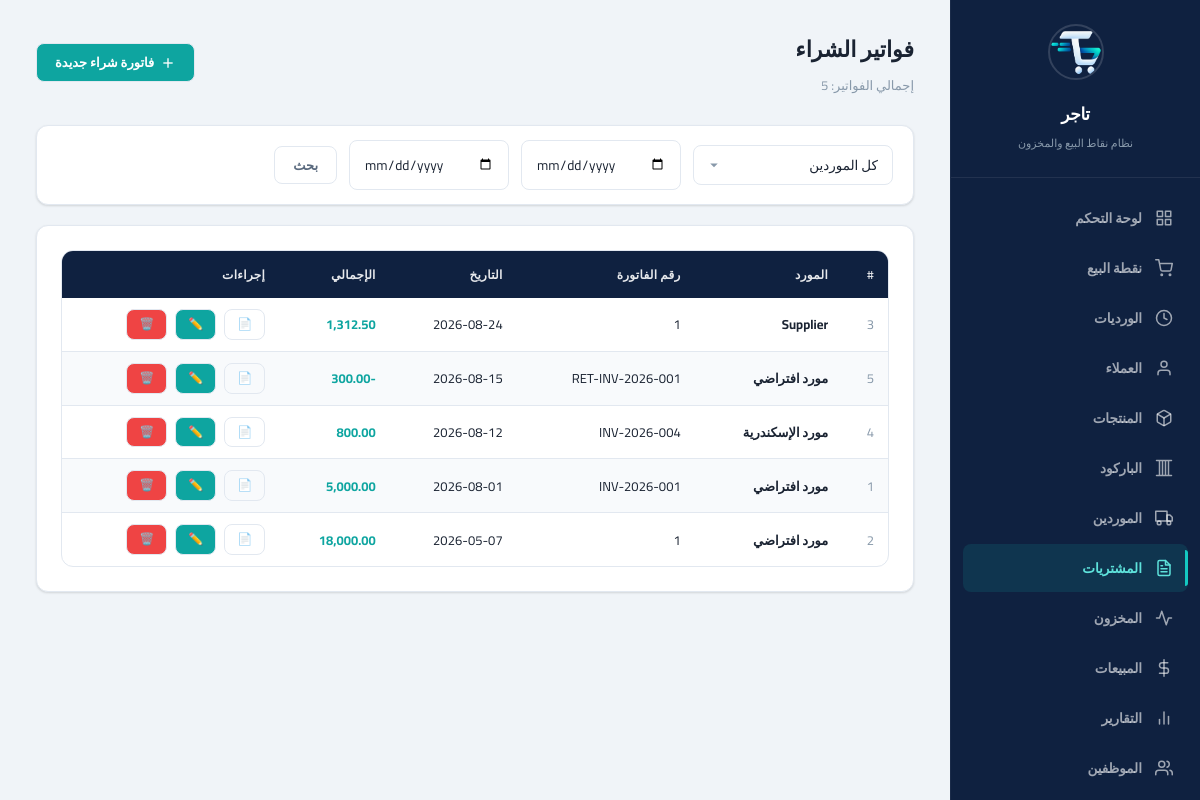
The page /?page=purchases (signed in) on the database its author committed.
### tables this page shows
CREATE TABLE purchase_invoices (
    id INTEGER PRIMARY KEY AUTOINCREMENT,
    supplier_id INTEGER NOT NULL,
    invoice_number TEXT DEFAULT NULL,
    date TEXT NOT NULL DEFAULT (date('now', 'localtime')),
    total REAL NOT NULL DEFAULT 0,
    notes TEXT DEFAULT NULL,
    created_at TEXT NOT NULL DEFAULT (datetime('now', 'localtime')), discount REAL NOT NULL DEFAULT 0, type TEXT DEFAULT 'purchase', status TEXT DEFAULT 'completed', parent_invoice_id INTEGER DEFAULT NULL,
    FOREIGN KEY (supplier_id) REFERENCES suppliers(id) ON DELETE RESTRICT
);

CREATE TABLE suppliers (
    id INTEGER PRIMARY KEY AUTOINCREMENT,
    name TEXT NOT NULL,
    phone TEXT DEFAULT NULL,
    address TEXT DEFAULT NULL,
    notes TEXT DEFAULT NULL,
    is_active INTEGER NOT NULL DEFAULT 1,
    created_at TEXT NOT NULL DEFAULT (datetime('now', 'localtime')),
    updated_at TEXT NOT NULL DEFAULT (datetime('now', 'localtime'))
);

### www/app/controllers/PurchaseController.php (called while the page is built, shortened)
<?php
class PurchaseController {
    private $purchaseService;
    public function __construct() {
        $this->purchaseService = new PurchaseService();
    }
    public function index() {
        $supplierId = $_GET['supplier_id'] ?? '';
        $dateFrom = $_GET['date_from'] ?? '';
        $dateTo = $_GET['date_to'] ?? '';
        $invoices = $this->purchaseService->getAll($supplierId, $dateFrom, $dateTo);
        include APP_PATH . '/views/layout/header.php';
        include APP_PATH . '/views/purchases/index.php';
        include APP_PATH . '/views/layout/footer.php';
    }
}

### www/app/config/database.php (called while the page is built, shortened)
<?php
class Database {
    private static $instance = null;
    private $pdo;
    private function __construct() {
        $this->dbPath = __DIR__ . '/../../data/pos_system.db';
        try {
            $this->pdo = new PDO('sqlite:' . $this->dbPath);
            $this->pdo->setAttribute(PDO::ATTR_ERRMODE, PDO::ERRMODE_EXCEPTION);
            $this->pdo->setAttribute(PDO::ATTR_DEFAULT_FETCH_MODE, PDO::FETCH_ASSOC);
            $this->pdo->exec('PRAGMA journal_mode = WAL');
            $this->pdo->exec('PRAGMA foreign_keys = ON');
            $this->pdo->exec('PRAGMA busy_timeout = 5000');
            $this->pdo->exec('PRAGMA synchronous = NORMAL');
            $this->pdo->exec('PRAGMA cache_size = -8000');
            $this->pdo->exec('PRAGMA temp_store = MEMORY');
        } catch (PDOException $e) {
            die('Database connection failed: ' . $e->getMessage());
        }
    }
    public static function getInstance() {
        if (self::$instance === null) {
            self::$instance = new self();
        }
        return self::$instance;
    }
    public function getConnection() {
        return $this->pdo;
    }
    public function migrate() {
        $this->pdo->exec(
            "CREATE TABLE IF NOT EXISTS migrations (
                id INTEGER PRIMARY KEY AUTOINCREMENT,
                filename TEXT NOT NULL UNIQUE,
                applied_at TEXT NOT NULL DEFAULT (datetime('now', 'localtime'))
            )"
        );
    }
}

### www/app/services/PurchaseService.php (called while the page is built, shortened)
<?php
class PurchaseService {
    private $purchaseRepo;
    public function __construct() {
        $this->purchaseRepo = new PurchaseRepository();
    }
    public function getAll($supplierId = '', $dateFrom = '', $dateTo = '') {
        return $this->purchaseRepo->getAll($supplierId, $dateFrom, $dateTo);
    }
}

### www/app/repositories/PurchaseRepository.php (called while the page is built, shortened)
<?php
class PurchaseRepository {
    private $db;
    public function __construct() {
        $this->db = Database::getInstance()->getConnection();
    }
    public function getAll($supplierId = '', $dateFrom = '', $dateTo = '') {
        $sql = "SELECT pi.*, s.name as supplier_name
                FROM purchase_invoices pi
                LEFT JOIN suppliers s ON pi.supplier_id = s.id
                WHERE 1=1";
        $params = [];
        $sql .= " ORDER BY pi.date DESC, pi.id DESC";
        $stmt = $this->db->prepare($sql);
        $stmt->execute($params);
        return $stmt->fetchAll();
    }
}

### www/app/views/purchases/index.php (the view, shortened to what this page needs)
<div class="page-header">
    <div>
        <h1>فواتير الشراء</h1>
        <p class="subtitle">إجمالي الفواتير: <?= count($invoices) ?></p>
    </div>
    <a href="?page=purchases&action=create" class="btn btn-primary">
        <svg width="16" height="16" viewBox="0 0 24 24" fill="none" stroke="currentColor" stroke-width="2"><line x1="12" y1="5" x2="12" y2="19"></line><line x1="5" y1="12" x2="19" y2="12"></line></svg>
        فاتورة شراء جديدة
    </a>
</div>
<div class="card" style="padding:14px 20px;">
    <form style="display:flex;align-items:center;gap:12px;" method="GET">
        <select name="supplier_id" class="form-control" style="width:200px;">
            <option value="">كل الموردين</option>
        </select>
        <input type="date" name="date_from" class="form-control" style="width:160px;" value="<?= $_GET['date_from'] ?? '' ?>">
        <input type="date" name="date_to" class="form-control" style="width:160px;" value="<?= $_GET['date_to'] ?? '' ?>">
        <button type="submit" class="btn btn-outline">بحث</button>
    </form>
</div>
<div class="card">
    <?php if (!empty($invoices)): ?>
    <div class="table-wrapper">
        <table>
            <thead>
                <tr>
                    <th>#</th>
                    <th>المورد</th>
                    <th>رقم الفاتورة</th>
                    <th>التاريخ</th>
                    <th>الإجمالي</th>
                    <th>إجراءات</th>
                </tr>
            </thead>
            <tbody>
                <?php foreach ($invoices as $inv): ?>
                <tr>
                    <td class="text-muted"><?= $inv['id'] ?></td>
                    <td class="fw-bold"><?= htmlspecialchars($inv['supplier_name']) ?></td>
                    <td><?= $inv['invoice_number'] ?: '—' ?></td>
                    <td><?= $inv['date'] ?></td>
                    <td class="fw-bold text-accent"><?= number_format($inv['total'], 2) ?></td>
                    <td>
                        <div class="btn-group">
                            <a href="?page=purchases&action=view&id=<?= $inv['id'] ?>" class="btn btn-sm btn-outline" title="عرض">📄</a>
                            <a href="?page=purchases&action=edit_form&id=<?= $inv['id'] ?>" class="btn btn-sm btn-primary" title="تعديل">✏️</a>
                            <a href="?page=purchases&action=delete&id=<?= $inv['id'] ?>" class="btn btn-sm btn-danger" title="حذف" onclick="return confirm('هل أنت متأكد من حذف الفاتورة؟')">🗑️</a>
                        </div>
                    </td>
                </tr>
                <?php endforeach; ?>
            </tbody>
        </table>
    </div>
    <?php else: ?>
    <div class="empty-state">
        <p>لا توجد فواتير شراء</p>
    </div>
    <?php endif; ?>
</div>

### www/public/css/main.css (style rules this page uses)
:root { --navy-900: #0a1628; --navy-800: #0f2140; --navy-700: #152d54; --navy-600: #1b3a68; --navy-500: #24507e; --teal-600: #0d8a85; --teal-500: #0ea5a0; --teal-400: #14c8c1; --teal-300: #5ee2db; --teal-200: #a6f0ed; --teal-100: #d4faf8; --bg-primary: #f0f4f8; --bg-secondary: #ffffff; --bg-card: #ffffff; --bg-card-hover: #f7f9fb; --bg-input: #ffffff; --bg-sidebar: var(--navy-800); --border-color: #e2e8f0; --border-focus: var(--teal-500); --text-primary: #1a2332; --text-secondary: #5a6a7e; --text-muted: #8899aa; --text-on-dark: #e2e8f0; --text-on-dark-muted: #8899aa; --accent: var(--teal-500); --accent-hover: var(--teal-400); --accent-light: rgba(14, 165, 160, 0.1); --success: #10b981; --success-bg: #d1fae5; --warning: #f59e0b; --warning-bg: #fef3c7; --danger: #ef4444; --danger-bg: #fee2e2; --info: #3b82f6; --info-bg: #dbeafe; --shadow: 0 1px 3px rgba(0, 0, 0, 0.08), 0 1px 2px rgba(0, 0, 0, 0.06); --shadow-md: 0 4px 6px rgba(0, 0, 0, 0.07), 0 2px 4px rgba(0, 0, 0, 0.06); --shadow-lg: 0 10px 25px rgba(0, 0, 0, 0.1); --sidebar-width: 250px; --radius: 12px; --radius-sm: 8px; --radius-lg: 16px; --transition: all 0.2s ease; --font: 'Cairo', 'Segoe UI', Tahoma, sans-serif; }
*, *::before, *::after { box-sizing: border-box; margin: 0; padding: 0; }
html, body { height: 100%; font-family: var(--font); font-size: 14px; background: var(--bg-primary); color: var(--text-primary); direction: rtl; overflow: hidden; -webkit-font-smoothing: antialiased; }
a { color: var(--accent); text-decoration: none; }
.page-header { display: flex; align-items: center; justify-content: space-between; margin-bottom: 28px; flex-wrap: wrap; gap: 16px; }
.page-header h1 { font-size: 22px; font-weight: 800; color: var(--text-primary); }
.page-header .subtitle { font-size: 13px; color: var(--text-muted); margin-top: 3px; }
.card { background: var(--bg-card); border: 1px solid var(--border-color); border-radius: var(--radius); padding: 24px; margin-bottom: 20px; box-shadow: var(--shadow); }
.btn { display: inline-flex; align-items: center; justify-content: center; gap: 6px; padding: 9px 18px; border: 1px solid var(--border-color); background: var(--bg-card); color: var(--text-primary); border-radius: var(--radius-sm); font-size: 13px; font-weight: 600; font-family: var(--font); cursor: pointer; transition: var(--transition); white-space: nowrap; line-height: 1.4; text-decoration: none; }
.btn-primary { background: var(--teal-500); color: #fff; }
.btn-danger { background: var(--danger); color: #fff; }
.btn-outline { background: transparent; border: 1px solid var(--border-color); color: var(--text-secondary); }
.btn-sm { padding: 6px 12px; font-size: 12px; }
.btn-group { display: flex; gap: 8px; flex-wrap: wrap; }
.form-control { width: 100%; padding: 10px 14px; background: var(--bg-input); border: 1.5px solid var(--border-color); border-radius: var(--radius-sm); color: var(--text-primary); font-size: 13.5px; font-family: var(--font); transition: var(--transition); outline: none; }
.form-control::placeholder { color: var(--text-muted); }
select.form-control { appearance: none; background-repeat: no-repeat; background-position: 14px center; padding-left: 32px; }
.table-wrapper { overflow-x: auto; border-radius: var(--radius); border: 1px solid var(--border-color); }
table { width: 100%; border-collapse: collapse; font-size: 13px; }
thead { background: var(--navy-800); }
th { padding: 12px 14px; text-align: right; font-weight: 600; color: rgba(255, 255, 255, 0.9); font-size: 12px; text-transform: uppercase; letter-spacing: 0.3px; border-bottom: none; white-space: nowrap; }
td { padding: 11px 14px; border-bottom: 1px solid var(--border-color); color: var(--text-primary); }
tbody tr { transition: background 0.15s ease; }
tbody tr:last-child td { border-bottom: none; }
tbody tr:nth-child(even) { background: #f8fafc; }
.text-muted { color: var(--text-muted); }
.text-accent { color: var(--accent); }
.fw-bold { font-weight: 700; }
.fw-bold { font-weight: 700 !important; }
.text-muted { color: var(--text-muted) !important; }
.text-accent { color: var(--accent) !important; }

### rows shown on the page
purchase_invoices: id "3", supplier.name "Supplier", invoice_number "1", date "2026-08-24", total "1,312.50"
purchase_invoices: id "5", supplier.name "مورد افتراضي", invoice_number "RET-INV-2026-001", date "2026-08-15", total "-300.00"
purchase_invoices: id "4", supplier.name "مورد الإسكندرية", invoice_number "INV-2026-004", date "2026-08-12", total "800.00"
purchase_invoices: id "1", supplier.name "مورد افتراضي", invoice_number "INV-2026-001", date "2026-08-01", total "5,000.00"
purchase_invoices: id "2", supplier.name "مورد افتراضي", invoice_number "1", date "2026-05-07", total "18,000.00"

### other values the page prints
count($invoices) "5"
